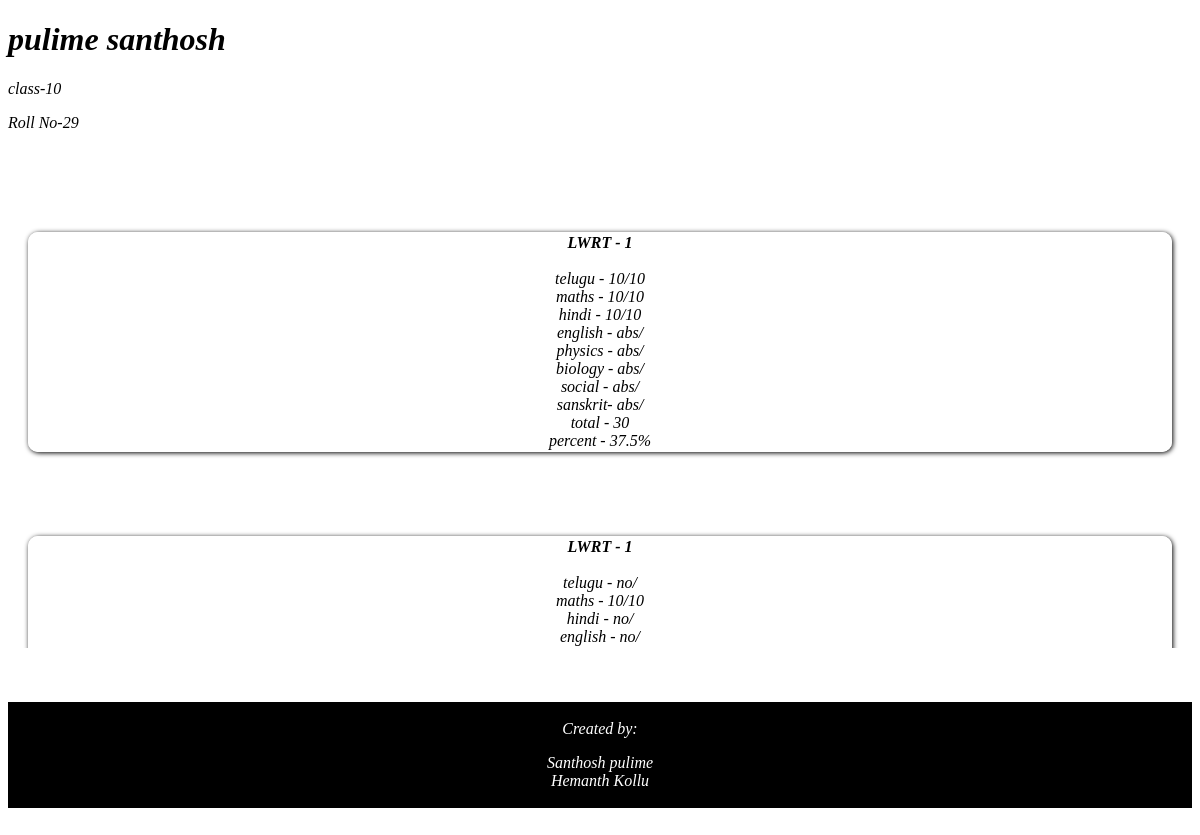
/studentpage/1, run on the app's committed database.
### app/models.py (models this page shows)
class student(models.Model):
	stu_name = models.TextField()
	stu_class = models.TextField()
	phone_number = models.TextField()
	roll_num = models.TextField()

class student_marks(models.Model):
	stu_id = models.TextField()
	stu_name = models.TextField()
	test_num = models.TextField(blank=True)
	telugu = models.TextField(blank=True,default='abs')
	maths = models.TextField(blank=True,)
	english = models.TextField(blank=True,)
	hindi = models.TextField(blank=True,)
	physic = models.TextField(blank=True,)
	biology = models.TextField(blank=True,)
	social = models.TextField(blank=True,)
	sanskrit = models.TextField(blank=True,)
	total = models.TextField(blank=True)
	percent = models.TextField(blank=True)
	t_p=models.TextField(blank=True)
	ta = models.TextField(blank=True)
	ma = models.TextField(blank=True)
	ea = models.TextField(blank=True)
	ha = models.TextField(blank=True)
	pa = models.TextField(blank=True)
	ba = models.TextField(blank=True)
	sa = models.TextField(blank=True)
	sana = models.TextField(blank=True)

### app/views.py (the view)
# urls.py: path('studentpage/<int:pk>',views.studentpage,name='studentpage'),
def studentpage(request,pk):
	stu_id = student.objects.get(id=pk)
	print(stu_id.stu_name)
	marks_students = student_marks.objects.filter(stu_id=pk).order_by('test_num')
	return render(request,'studentpage.html',{'marks':marks_students,'s_name':stu_id})

### app/templates/studentpage.html (shortened to what this page needs)
<!DOCTYPE html>
<html>
<head>
</head>
<body>
<h1>{{s_name.stu_name}}</h1>
<p>class-{{s_name.stu_class}}</p>
<p>Roll No-{{s_name.roll_num}}</p>
<div id="marks-div">
	{% for i in marks %}<br><br><br>
	<div id="marks-inner-div">
		 <strong>LWRT    -  {{i.test_num}}</strong><br><br>
		 telugu  -  {{i.telugu}}/{{i.ta}}<br>
		 maths   -  {{i.maths}}/{{i.ma}}<br>
		 hindi   -  {{i.hindi}}/{{i.ha}}<br>
		 english -  {{i.english}}/{{i.ea}}<br>
		 physics -  {{i.physic}}/{{i.pa}}<br>
		 biology -  {{i.biology}}/{{i.ba}}<br>
		 social  -  {{i.social}}/{{i.sa}}<br>
		 sanskrit-  {{i.sanskrit}}/{{i.sana}}<br>
		 total   -  {{i.total}}<br>
		 percent -  {{i.percent}}%<br>
		</div>
	{% endfor %}
</div><br><br><br>
<div id="creators">
	<p>Created by:<p>Santhosh pulime<br>Hemanth Kollu</p></p>
	</div>
</body>
</html>

### app/templates/studentpage.html (style rules this page uses)
#marks-div { width: 100%; height: 500px; overflow: scroll; display: flex; flex-direction: column; justify-items: center; }
body { font-style: italic; background: white; }
#marks-inner-div { border: solid white 2px; border-radius: 10px; box-shadow: 1px 1px 5px 0px black; margin-top: 30px; text-align: center; margin-right: 20px; margin-left: 20px; }
#creators { border: solid black 2px ; background: black; color: white; text-align: center; }

### data on the page
student: stu_name "pulime santhosh", stu_class "10", roll_num "29"
student_marks: test_num "1", telugu "10", ta "10", maths "10", ma "10", hindi "10", ha "10", english "abs", physic "abs", biology "abs", social "abs", sanskrit "abs", total "30", percent "37.5"
student_marks: test_num "1", telugu "no", maths "10", ma "10", hindi "no", english "no"
